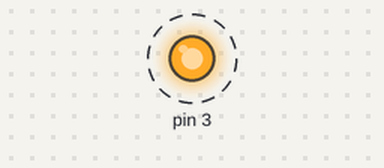
Bench run of a sketch on a simulated Arduino Uno, built with avr-gcc and run on an emulated ATmega328P. Parts: output pins drawn as LEDs (lit = HIGH). Dashed ring = blinking. What the sketch prints to the serial monitor is not drawn.

Above: at 0.2 s.
Timing chart, 0 to 3.0 s (numbered marks = the images above):
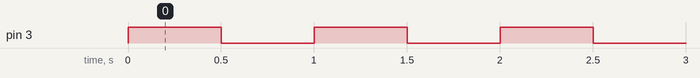

Measured:
- by itself, pin 3: alternates HIGH for 0.50 s and LOW for 0.50 s

The sketch:

LED_Test.ino
```cpp
void setup() {
  // put your setup code here, to run once:
  Serial.begin(9600);
  pinMode(3, OUTPUT);
}

void loop() {
  // put your main code here, to run repeatedly:
  Serial.println("Hello!");
  digitalWrite(3, HIGH);
  delay(500);
  digitalWrite(3, LOW);
  delay(500);
}
```
